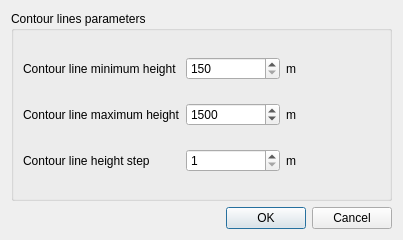
<?xml version="1.0" encoding="UTF-8"?>
<ui version="4.0">
 <class>Settings</class>
 <widget class="QDialog" name="Settings">
  <property name="geometry">
   <rect>
    <x>0</x>
    <y>0</y>
    <width>403</width>
    <height>240</height>
   </rect>
  </property>
  <property name="windowTitle">
   <string>Settings</string>
  </property>
  <layout class="QVBoxLayout" name="verticalLayout">
   <item>
    <widget class="QGroupBox" name="groupBox">
     <property name="title">
      <string>Contour lines parameters</string>
     </property>
     <layout class="QGridLayout" name="gridLayout">
      <item row="0" column="0">
       <widget class="QLabel" name="label">
        <property name="text">
         <string>Contour line minimum height</string>
        </property>
       </widget>
      </item>
      <item row="0" column="1">
       <widget class="QSpinBox" name="spinBox">
        <property name="minimum">
         <number>150</number>
        </property>
        <property name="maximum">
         <number>2000</number>
        </property>
        <property name="singleStep">
         <number>10</number>
        </property>
       </widget>
      </item>
      <item row="0" column="2">
       <widget class="QLabel" name="label_2">
        <property name="text">
         <string>m</string>
        </property>
       </widget>
      </item>
      <item row="1" column="0">
       <widget class="QLabel" name="label_4">
        <property name="text">
         <string>Contour line maximum height</string>
        </property>
       </widget>
      </item>
      <item row="1" column="1">
       <widget class="QSpinBox" name="spinBox_2">
        <property name="minimum">
         <number>146</number>
        </property>
        <property name="maximum">
         <number>2000</number>
        </property>
        <property name="singleStep">
         <number>10</number>
        </property>
        <property name="value">
         <number>1500</number>
        </property>
       </widget>
      </item>
      <item row="1" column="2">
       <widget class="QLabel" name="label_3">
        <property name="text">
         <string>m</string>
        </property>
       </widget>
      </item>
      <item row="2" column="0">
       <widget class="QLabel" name="label_6">
        <property name="text">
         <string>Contour line height step</string>
        </property>
       </widget>
      </item>
      <item row="2" column="1">
       <widget class="QSpinBox" name="spinBox_3">
        <property name="minimum">
         <number>1</number>
        </property>
        <property name="maximum">
         <number>100</number>
        </property>
        <property name="singleStep">
         <number>1</number>
        </property>
       </widget>
      </item>
      <item row="2" column="2">
       <widget class="QLabel" name="label_5">
        <property name="text">
         <string>m</string>
        </property>
       </widget>
      </item>
     </layout>
    </widget>
   </item>
   <item>
    <widget class="QDialogButtonBox" name="buttonBox">
     <property name="orientation">
      <enum>Qt::Horizontal</enum>
     </property>
     <property name="standardButtons">
      <set>QDialogButtonBox::Cancel|QDialogButtonBox::Ok</set>
     </property>
    </widget>
   </item>
  </layout>
 </widget>
 <resources/>
 <connections>
  <connection>
   <sender>buttonBox</sender>
   <signal>accepted()</signal>
   <receiver>Settings</receiver>
   <slot>accept()</slot>
   <hints>
    <hint type="sourcelabel">
     <x>248</x>
     <y>254</y>
    </hint>
    <hint type="destinationlabel">
     <x>157</x>
     <y>274</y>
    </hint>
   </hints>
  </connection>
  <connection>
   <sender>buttonBox</sender>
   <signal>rejected()</signal>
   <receiver>Settings</receiver>
   <slot>reject()</slot>
   <hints>
    <hint type="sourcelabel">
     <x>316</x>
     <y>260</y>
    </hint>
    <hint type="destinationlabel">
     <x>286</x>
     <y>274</y>
    </hint>
   </hints>
  </connection>
 </connections>
</ui>
